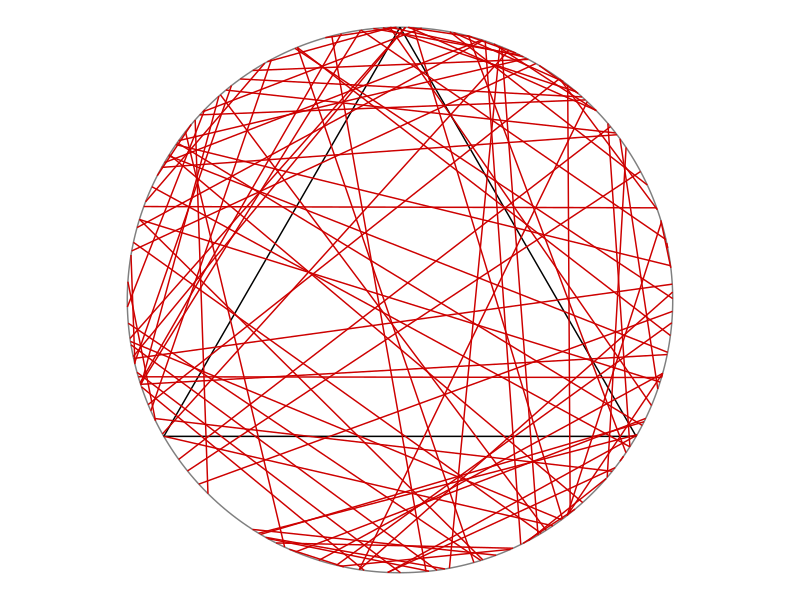
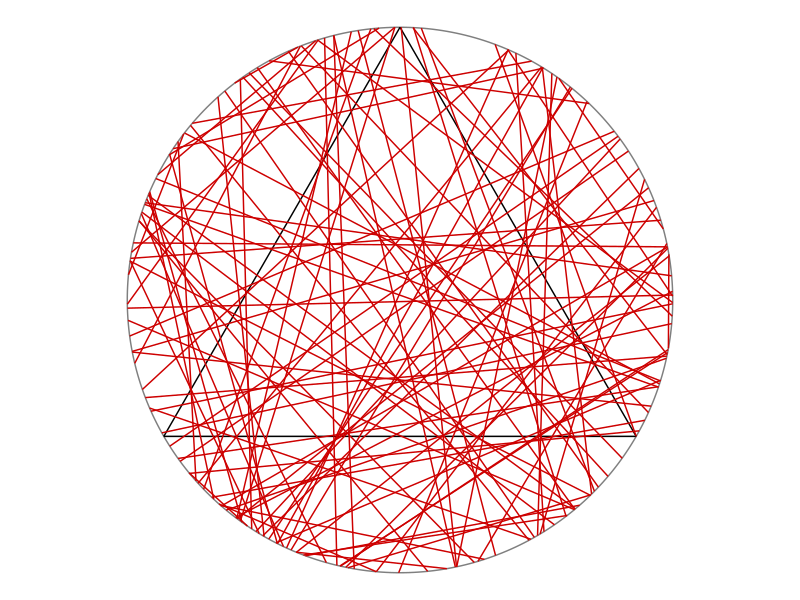

Recreate these plots in R, in order.
library(tidyverse)
library(ggforce)
theme_set(theme_void()) 

x0=0; y0=0; #center of disk
r=1; #radius
numbLines=100; #number of lines

# Method A..........................................
thetaA1=2*pi*runif(numbLines); #choose angular component uniformly
thetaA2=2*pi*runif(numbLines); #choose angular component uniformly

# Coordinates of equilateral triangle
eqtri_df <- tibble(
  x    = c(0, sqrt(3) / 2, -sqrt(3) / 2),
  y    = c(1, -0.5, -0.5),
  xend = c(sqrt(3) / 2, -sqrt(3) / 2, 0),
  yend = c(-0.5, -0.5, 1)
)

# Coordinates of random chord
rdmchr_A <- tibble(
  x    = x0+r*cos(thetaA1),
  y    = y0+r*sin(thetaA1),
  xend = x0+r*cos(thetaA2),
  yend = y0+r*sin(thetaA2)
)
# calculate probability that the chord is longer than a side of the triangle


# Plot
p1 <- ggplot() +
  ggforce::geom_circle(aes(x0 = 0, y0 = 0, r = 1), col = "gray50") +
  geom_segment(data = eqtri_df, aes(x = x, y = y, xend = xend, yend = yend)) +
  geom_segment(data = rdmchr_A, aes(x = x, y = y, xend = xend, yend = yend),
               col = "red3") +
  coord_equal()

ggsave(p1, file = "plotA.png", height = 5, width = 7)

# Method B............................................................................
thetaB=2*pi*runif(numbLines); #choose angular component uniformly
pB=r*runif(numbLines); #choose radial component uniformly
qB=sqrt(r^2-pB^2); #distance to circle edge (along line)

#calculate trig values
sin_thetaB=sin(thetaB);
cos_thetaB=cos(thetaB);
# Coordinates of random chord
#calculate segment endpoints

rdmchr_B <- tibble(
  x    = x0+pB*cos_thetaB+qB*sin_thetaB,
  y    = y0+pB*sin_thetaB-qB*cos_thetaB,
  xend = x0+pB*cos_thetaB-qB*sin_thetaB,
  yend = y0+pB*sin_thetaB+qB*cos_thetaB
)

# calculate probability that the chord is longer than a side of the triangle

# Plot
p2 <- ggplot() +
  ggforce::geom_circle(aes(x0 = 0, y0 = 0, r = 1), col = "gray50") +
  geom_segment(data = eqtri_df, aes(x = x, y = y, xend = xend, yend = yend)) +
  geom_segment(data = rdmchr_B, aes(x = x, y = y, xend = xend, yend = yend),
               col = "red3") +
  coord_equal()

ggsave(p2, file = "plotB.png", height = 5, width = 7)

